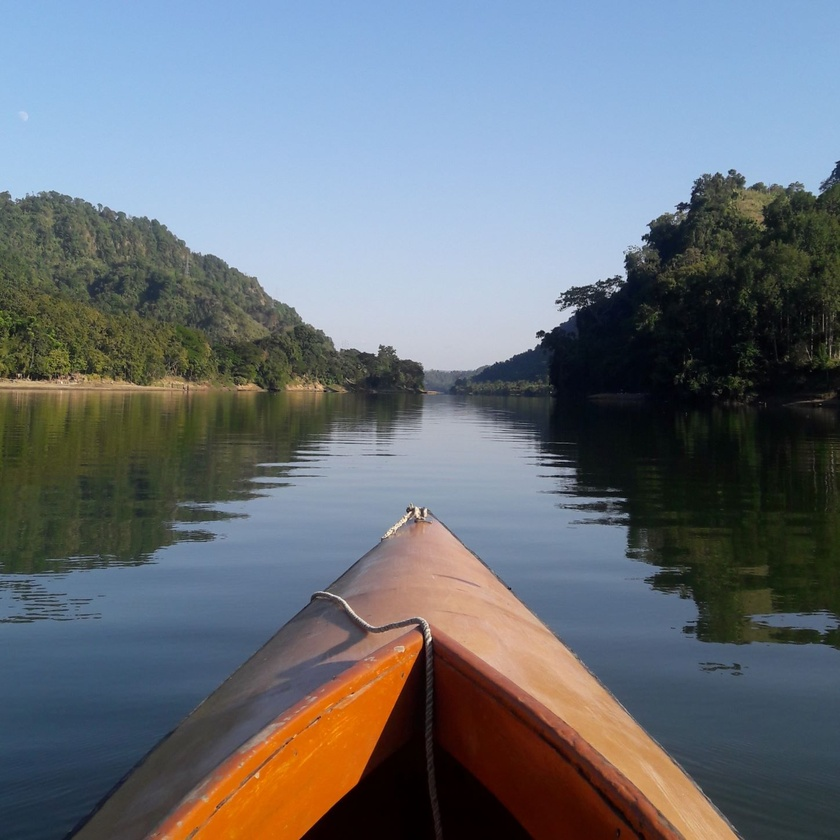
#> input picture Lab/Lab 4/Task/kayak.jpg, 840 x 840 px, shrunk from 1448 x 1448 before the run
$ jupyter execute Lab_4_Task.ipynb
#> lines starting #> are read from the running program, lines starting #| are printed output that depends on the picture
[cell 1]
#Importing necessary libraries

from skimage.io import imread
from skimage import img_as_float
from skimage.color import rgb2gray
from skimage.util import random_noise
import numpy as np
from numpy import pad
from scipy import signal
import matplotlib.pyplot as plt

[cell 2]
#Helper functions

def plot_image(img,figsize=(5,5)):
    plt.figure(figsize=figsize)
    if len(img.shape)==2:
        plt.imshow(img, cmap="gray")
    else:
        plt.imshow(img)
    plt.axis("off")
    plt.show()
    print("Image shape: ", img.shape)

def plot_kernel(kernel, cmap="Reds"):
    plt.imshow(kernel, interpolation='none', cmap="Reds")
    plt.colorbar()
    plt.show()
    print("Kernel shape: ", kernel.shape)

# [4 lines of commented-out code are left out]


def gaussian_kernel(width=1, size=10):
    x = np.linspace(-size // 2, size // 2, size)
    gaussian1dkernel = np.exp(-0.5 * (x / width)**2)
    gaussian1dkernel /= np.sum(gaussian1dkernel)
    kernel = np.outer(gaussian1dkernel, gaussian1dkernel)
    return kernel / np.sum(kernel)

def box_kernel(size=5):
    return np.ones((size, size))/size**2

# Task 1

[cell 3]
#Read the image kayak.jpg and normalize it

img = img_as_float(imread("kayak.jpg"))
plot_image(img, figsize=(8, 8))
#| Image shape:  (840, 840, 3)

[cell 4]
#Add Gaussian Noise into the image with var = 0.07

noisy_image_gaussian = random_noise(img, mode='gaussian', var=0.07) #???
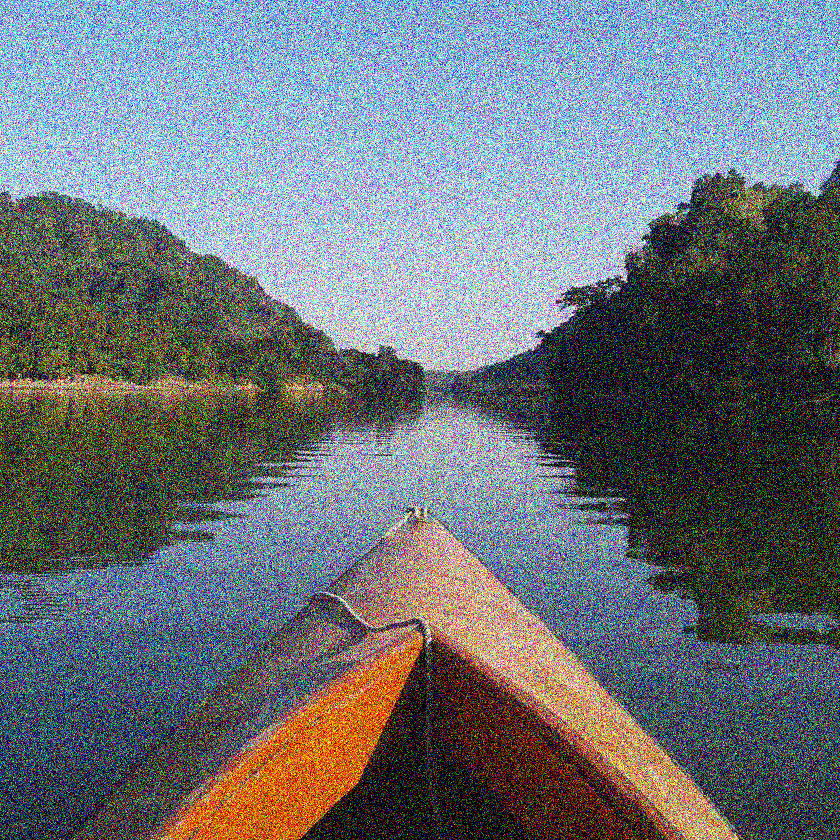
#> noisy_image_gaussian: shape (840, 840, 3) float64; mean R, G, B 0.429, 0.454, 0.479
plot_image(noisy_image_gaussian, figsize=(10,10))
#| Image shape:  (840, 840, 3)

[cell 5]
# define kernel
# kernel shape (k, k). k should be 35
k = 35 #???

# spread for gaussian, define as k/5
spread = k/5 #???
kernel = gaussian_kernel(spread, size=k)
plot_kernel(kernel)
#> in plot_kernel, `plt.show()`:
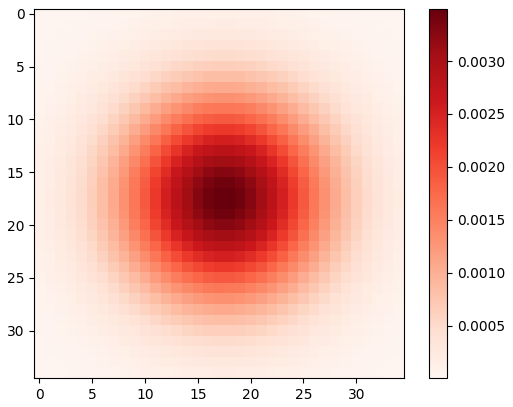
#> figure drawn by matplotlib, 2 panels

[cell 6]
#Denoising

img_filtered = np.zeros_like(img)

for i in range(img.shape[-1]):
  img_filtered[:,:,i] = np.clip(signal.correlate(noisy_image_gaussian[:,:,i], kernel, mode='same', method='auto'), 0, 1)
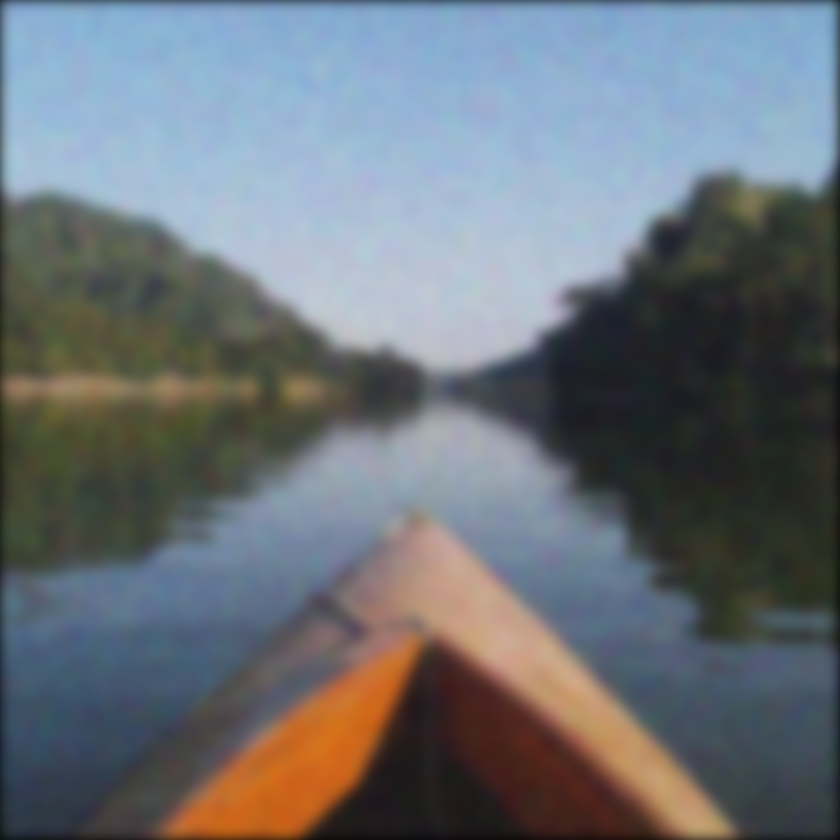
#> img_filtered: shape (840, 840, 3) float64; mean R, G, B 0.424, 0.449, 0.473

plot_image(img_filtered, figsize=(10,10))
#| Image shape:  (840, 840, 3)

# Task 2

[cell 7]
#Read the RGB image sleeping_cat.jpg and convert it to greyscale

blurry_text = rgb2gray(imread("sleeping_cat.jpg"))
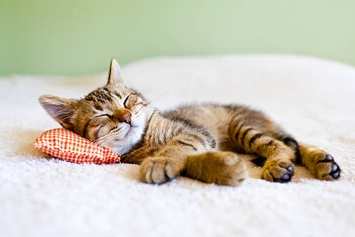
#> input picture Lab/Lab 4/Task/sleeping_cat.jpg, 355 x 237 px, shrunk from 612 x 408 before the run
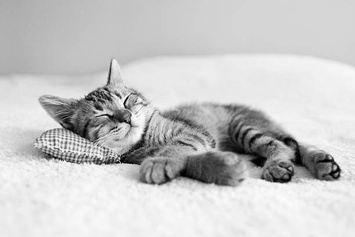
#> blurry_text: shape (237, 355) float64; min 0.000565, max 1, mean 0.785
plot_image(blurry_text)
#| Image shape:  (237, 355)

[cell 8]
# define kernel
# kernel shape (k, k). k should be odd
k = 95
# spread for gaussian, spread > 1
spread = 30
kernel = gaussian_kernel(spread, size=k)
# kernel = box_kernel(size=k)
# plot_kernel(kernel)

[cell 9]
blurry_text_filtered = signal.correlate(blurry_text, kernel, mode='same', method='auto')
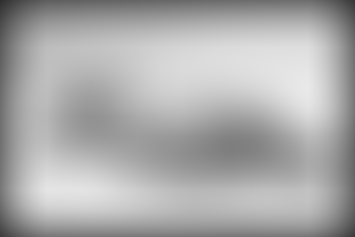
#> blurry_text_filtered: shape (237, 355) float64; min 0.183, max 0.915, mean 0.673

plot_image(blurry_text_filtered)
#| Image shape:  (237, 355)

[cell 10]
K =3.5 #??? #Define as 3.5

#Multiple plots using pyplot
fig = plt.figure(figsize=(14, 7))

ax1 = fig.add_subplot(1,2,1)
ax1.imshow(blurry_text, cmap="gray")
ax1.title.set_text('Original image')
ax1.axis("off")

ax2 = fig.add_subplot(1,2,2)
ax2.imshow(blurry_text+K*(blurry_text-blurry_text_filtered), cmap="gray")
ax2.title.set_text('Unsharp masking')
ax2.axis("off")

plt.show()
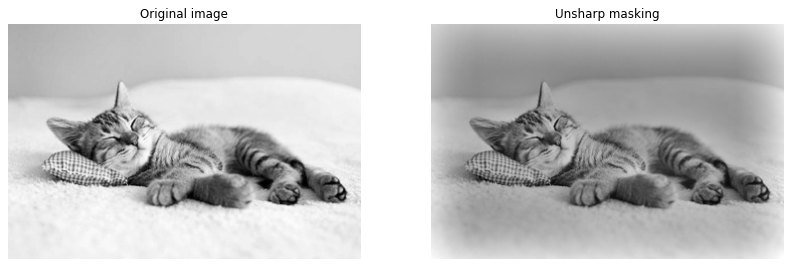
#> figure drawn by matplotlib, 2 panels
